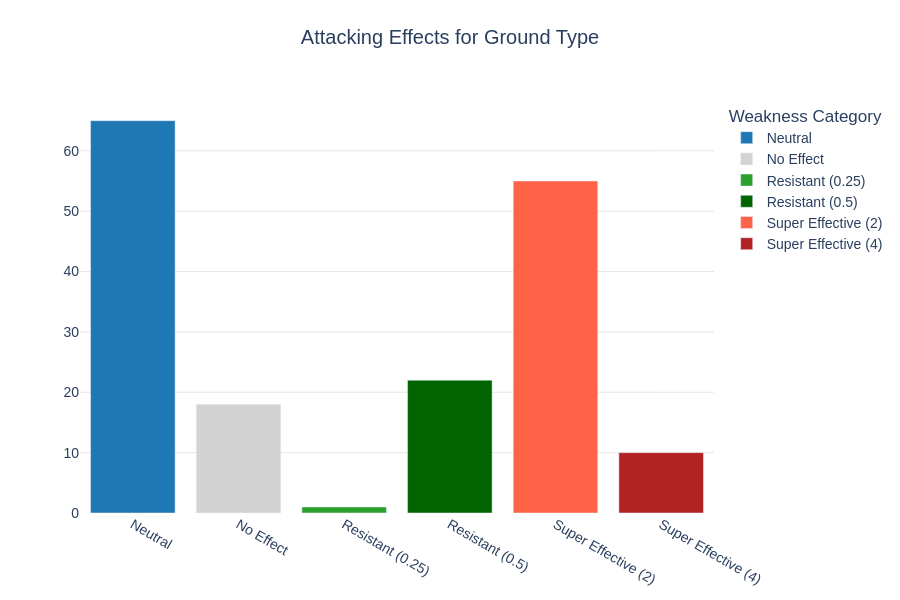

The notebook cell this image was saved under:
### Code cell
bar_plot_weakness_category_attacking (table_categories_attacking, 'Ground')

### Figure 1 — Plotly figure (JSON) as saved in the notebook; plotly's stock layout.template omitted (floating-point values rounded to 4 significant figures)
{"data": [{"alignmentgroup": "True", "hovertemplate": "Weakness Category=%{x}<br>Count=%{y}<extra></extra>", "legendgroup": "Neutral", "marker": {"color": "#1f77b4", "pattern": {"shape": ""}}, "name": "Neutral", "offsetgroup": "Neutral", "orientation": "v", "showlegend": true, "textposition": "auto", "type": "bar", "x": ["Neutral"], "xaxis": "x", "y": [65], "yaxis": "y"}, {"alignmentgroup": "True", "hovertemplate": "Weakness Category=%{x}<br>Count=%{y}<extra></extra>", "legendgroup": "No Effect", "marker": {"color": "#d3d3d3", "pattern": {"shape": ""}}, "name": "No Effect", "offsetgroup": "No Effect", "orientation": "v", "showlegend": true, "textposition": "auto", "type": "bar", "x": ["No Effect"], "xaxis": "x", "y": [18], "yaxis": "y"}, {"alignmentgroup": "True", "hovertemplate": "Weakness Category=%{x}<br>Count=%{y}<extra></extra>", "legendgroup": "Resistant (0.25)", "marker": {"color": "#2ca02c", "pattern": {"shape": ""}}, "name": "Resistant (0.25)", "offsetgroup": "Resistant (0.25)", "orientation": "v", "showlegend": true, "textposition": "auto", "type": "bar", "x": ["Resistant (0.25)"], "xaxis": "x", "y": [1], "yaxis": "y"}, {"alignmentgroup": "True", "hovertemplate": "Weakness Category=%{x}<br>Count=%{y}<extra></extra>", "legendgroup": "Resistant (0.5)", "marker": {"color": "#006400", "pattern": {"shape": ""}}, "name": "Resistant (0.5)", "offsetgroup": "Resistant (0.5)", "orientation": "v", "showlegend": true, "textposition": "auto", "type": "bar", "x": ["Resistant (0.5)"], "xaxis": "x", "y": [22], "yaxis": "y"}, {"alignmentgroup": "True", "hovertemplate": "Weakness Category=%{x}<br>Count=%{y}<extra></extra>", "legendgroup": "Super Effective (2)", "marker": {"color": "#ff6347", "pattern": {"shape": ""}}, "name": "Super Effective (2)", "offsetgroup": "Super Effective (2)", "orientation": "v", "showlegend": true, "textposition": "auto", "type": "bar", "x": ["Super Effective (2)"], "xaxis": "x", "y": [55], "yaxis": "y"}, {"alignmentgroup": "True", "hovertemplate": "Weakness Category=%{x}<br>Count=%{y}<extra></extra>", "legendgroup": "Super Effective (4)", "marker": {"color": "#b22222", "pattern": {"shape": ""}}, "name": "Super Effective (4)", "offsetgroup": "Super Effective (4)", "orientation": "v", "showlegend": true, "textposition": "auto", "type": "bar", "x": ["Super Effective (4)"], "xaxis": "x", "y": [10], "yaxis": "y"}], "layout": {"barmode": "relative", "font": {"family": "Arial", "size": 14}, "height": 600, "legend": {"title": {"text": "Weakness Category"}, "tracegroupgap": 0}, "plot_bgcolor": "white", "title": {"text": "Attacking Effects for Ground Type", "x": 0.5, "xanchor": "center", "y": 0.95}, "width": 900, "xaxis": {"anchor": "y", "categoryarray": ["Neutral", "No Effect", "Resistant (0.25)", "Resistant (0.5)", "Super Effective (2)", "Super Effective (4)"], "categoryorder": "array", "domain": [0, 1], "title": {}}, "yaxis": {"anchor": "x", "domain": [0, 1], "gridcolor": "gray", "gridwidth": 0.2, "showgrid": true, "tickformat": ".0f", "title": {}}}}
